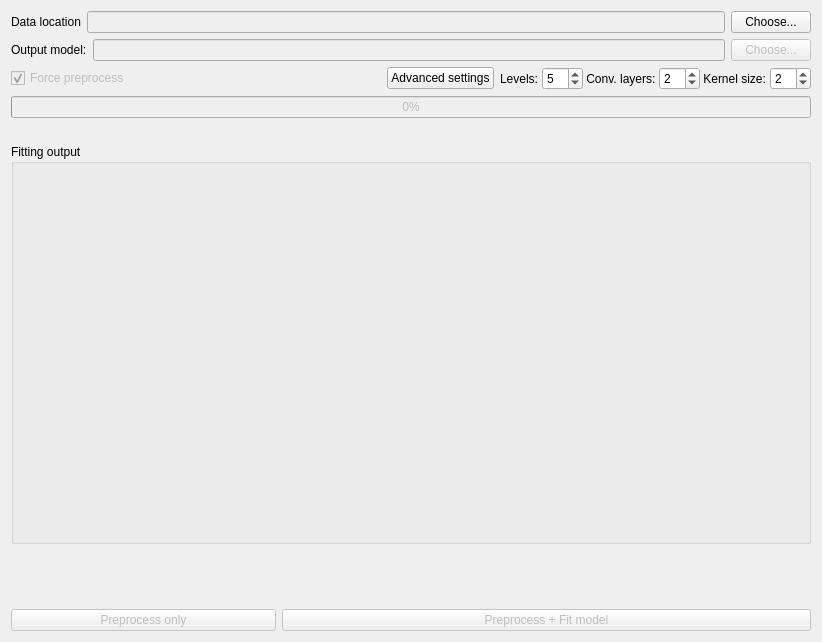
<?xml version="1.0" encoding="UTF-8"?>
<ui version="4.0">
 <class>ModelTrainerUI</class>
 <widget class="QWidget" name="ModelTrainerUI">
  <property name="geometry">
   <rect>
    <x>0</x>
    <y>0</y>
    <width>815</width>
    <height>642</height>
   </rect>
  </property>
  <property name="windowTitle">
   <string>Form</string>
  </property>
  <layout class="QVBoxLayout" name="verticalLayout">
   <item>
    <layout class="QHBoxLayout" name="horizontalLayout" stretch="0,0,0">
     <item>
      <widget class="QLabel" name="label">
       <property name="sizePolicy">
        <sizepolicy hsizetype="Preferred" vsizetype="Fixed">
         <horstretch>0</horstretch>
         <verstretch>0</verstretch>
        </sizepolicy>
       </property>
       <property name="text">
        <string>Data location</string>
       </property>
      </widget>
     </item>
     <item>
      <widget class="QLineEdit" name="location_Text">
       <property name="enabled">
        <bool>false</bool>
       </property>
       <property name="readOnly">
        <bool>true</bool>
       </property>
      </widget>
     </item>
     <item>
      <widget class="QPushButton" name="choose_Button">
       <property name="text">
        <string>Choose...</string>
       </property>
      </widget>
     </item>
    </layout>
   </item>
   <item>
    <layout class="QHBoxLayout" name="horizontalLayout_2">
     <item>
      <widget class="QLabel" name="label_2">
       <property name="text">
        <string>Output model:</string>
       </property>
      </widget>
     </item>
     <item>
      <widget class="QLineEdit" name="model_location_Text">
       <property name="enabled">
        <bool>false</bool>
       </property>
       <property name="readOnly">
        <bool>true</bool>
       </property>
      </widget>
     </item>
     <item>
      <widget class="QPushButton" name="save_choose_Button">
       <property name="enabled">
        <bool>false</bool>
       </property>
       <property name="text">
        <string>Choose...</string>
       </property>
      </widget>
     </item>
    </layout>
   </item>
   <item>
    <layout class="QHBoxLayout" name="horizontalLayout_3">
     <item>
      <widget class="QCheckBox" name="force_preprocess_check">
       <property name="enabled">
        <bool>false</bool>
       </property>
       <property name="text">
        <string>Force preprocess</string>
       </property>
       <property name="checked">
        <bool>true</bool>
       </property>
      </widget>
     </item>
     <item>
      <spacer name="horizontalSpacer">
       <property name="orientation">
        <enum>Qt::Horizontal</enum>
       </property>
       <property name="sizeHint" stdset="0">
        <size>
         <width>40</width>
         <height>20</height>
        </size>
       </property>
      </spacer>
     </item>
     <item>
      <widget class="QPushButton" name="advanced_button">
       <property name="text">
        <string>Advanced settings</string>
       </property>
      </widget>
     </item>
     <item>
      <widget class="QWidget" name="advanced_widget" native="true">
       <property name="enabled">
        <bool>true</bool>
       </property>
       <property name="sizePolicy">
        <sizepolicy hsizetype="Minimum" vsizetype="Preferred">
         <horstretch>0</horstretch>
         <verstretch>0</verstretch>
        </sizepolicy>
       </property>
       <property name="minimumSize">
        <size>
         <width>0</width>
         <height>0</height>
        </size>
       </property>
       <layout class="QHBoxLayout" name="horizontalLayout_5">
        <property name="spacing">
         <number>0</number>
        </property>
        <property name="leftMargin">
         <number>0</number>
        </property>
        <property name="topMargin">
         <number>0</number>
        </property>
        <property name="rightMargin">
         <number>0</number>
        </property>
        <property name="bottomMargin">
         <number>0</number>
        </property>
        <item>
         <widget class="QLabel" name="label_3">
          <property name="text">
           <string>Levels: </string>
          </property>
         </widget>
        </item>
        <item>
         <widget class="QSpinBox" name="levels_spin">
          <property name="minimum">
           <number>1</number>
          </property>
          <property name="value">
           <number>5</number>
          </property>
         </widget>
        </item>
        <item>
         <widget class="QLabel" name="label_4">
          <property name="text">
           <string> Conv. layers: </string>
          </property>
         </widget>
        </item>
        <item>
         <widget class="QSpinBox" name="convlayers_spin">
          <property name="value">
           <number>2</number>
          </property>
         </widget>
        </item>
        <item>
         <widget class="QLabel" name="label_5">
          <property name="text">
           <string> Kernel size: </string>
          </property>
         </widget>
        </item>
        <item>
         <widget class="QSpinBox" name="kernsize_spin">
          <property name="minimum">
           <number>1</number>
          </property>
          <property name="value">
           <number>2</number>
          </property>
         </widget>
        </item>
       </layout>
      </widget>
     </item>
    </layout>
   </item>
   <item>
    <widget class="QProgressBar" name="progressBar">
     <property name="enabled">
      <bool>false</bool>
     </property>
     <property name="value">
      <number>0</number>
     </property>
    </widget>
   </item>
   <item>
    <widget class="QLabel" name="progress_Label">
     <property name="text">
      <string/>
     </property>
    </widget>
   </item>
   <item>
    <widget class="QGroupBox" name="fit_output_box">
     <property name="minimumSize">
      <size>
       <width>800</width>
       <height>400</height>
      </size>
     </property>
     <property name="title">
      <string>Fitting output</string>
     </property>
    </widget>
   </item>
   <item>
    <spacer name="verticalSpacer">
     <property name="orientation">
      <enum>Qt::Vertical</enum>
     </property>
     <property name="sizeType">
      <enum>QSizePolicy::Expanding</enum>
     </property>
     <property name="sizeHint" stdset="0">
      <size>
       <width>20</width>
       <height>45</height>
      </size>
     </property>
    </spacer>
   </item>
   <item>
    <layout class="QHBoxLayout" name="horizontalLayout_4">
     <item>
      <widget class="QPushButton" name="preprocess_Button">
       <property name="enabled">
        <bool>false</bool>
       </property>
       <property name="sizePolicy">
        <sizepolicy hsizetype="Expanding" vsizetype="Fixed">
         <horstretch>1</horstretch>
         <verstretch>0</verstretch>
        </sizepolicy>
       </property>
       <property name="text">
        <string>Preprocess only</string>
       </property>
      </widget>
     </item>
     <item>
      <widget class="QPushButton" name="fit_Button">
       <property name="enabled">
        <bool>false</bool>
       </property>
       <property name="sizePolicy">
        <sizepolicy hsizetype="Expanding" vsizetype="Fixed">
         <horstretch>2</horstretch>
         <verstretch>0</verstretch>
        </sizepolicy>
       </property>
       <property name="text">
        <string>Preprocess + Fit model</string>
       </property>
      </widget>
     </item>
    </layout>
   </item>
  </layout>
 </widget>
 <resources/>
 <connections/>
</ui>
